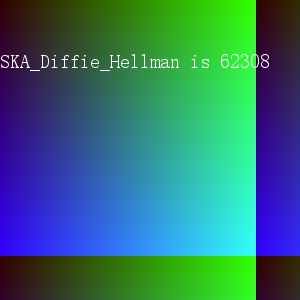
#> input picture keyprint.jpg, 300 x 300 px, found by its file name
$ python embed.py
#> lines starting #> are read from the running program, lines starting #| are printed output that depends on the picture; after the words box and inside, x2 and y2 are one past the last pixel; in counts of white or black regions, pixels touching at a corner belong together
import cv2 as cv
import numpy as np
import math


def findpoint(df, r):
    maxrow, maxcol = 8, 8
    # dire=-1向右上,dire=1向左下
    di = {-1: (-1, 1), 1: (1, -1)}
    xydict = {}
    while (r):
        x, y, dire = df[0], df[1], df[2]
        # 边界
        if x == -1:
            df = (0, y - 2, 1)
            continue
        if y == -1:
            df = (x - 2, 0, -1)
            continue
        if x == maxrow:
            df = (maxrow - 1, y + 2, -1)
            continue
        if y == maxcol:
            df = (x + 2, maxcol - 1, 1)
            continue
        r = r - 1
        xydict[r] = (x, y)
        dx, dy = x + di[dire][0], y + di[dire][1]
        df = (dx, dy, dire)
    return xydict


def fpg(bsrc):
    for i in range(bsrc.shape[0]):
        for j in range(bsrc.shape[1]):
            yield (i, j)
    while True:  # 让生成器不会报没东西返回的错
        yield (-1, -1)
    return


def embed(src_keyprint, src_host):
    # 正方形水印图片-密钥
#> called with src_keyprint = 'keyprint.jpg', src_host = 'title.png'
    src = cv.imread(src_keyprint)
#> src is the input picture: shape (300, 300, 3); mean B, G, R 113.4, 113, 51.6
    src = cv.bitwise_not(src)
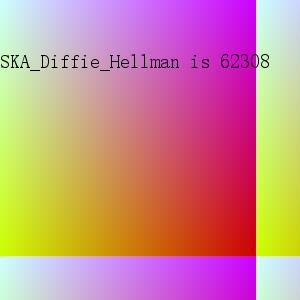
#> src: shape (300, 300, 3); mean B, G, R 141.6, 142, 203.4
    # 水印图片灰度图
    graysrc = cv.cvtColor(src, cv.COLOR_RGB2GRAY)
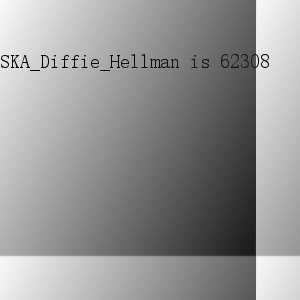
#> graysrc: shape (300, 300); min 0, max 249, mean 148.9
    # cv.imshow('graysrc',graysrc)
    # 中值滤波
    medianblurimg = cv.medianBlur(graysrc, 3)
    # cv.imshow('medianblurimg',medianblurimg)
    # 将灰度图通过一个阈值分割,进行二值化:
    # 小于70置为255白,大于70置为0黑
    ret, bsrc = cv.threshold(graysrc, 70, 255, 1)
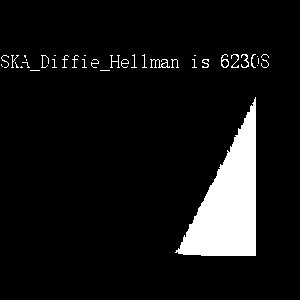
#> bsrc: shape (300, 300); 7.9% white; 37 white regions (18 under 20 px), largest, box (x1, y1, x2, y2) and area: (175, 97, 256, 256) 6419, (150, 59, 170, 68) 72, (221, 54, 229, 68) 45
    cv.imshow('source', bsrc)
    cv.imwrite('key.png', bsrc, [int(cv.IMWRITE_PNG_COMPRESSION), 100])

    # 宿主图片
    host = cv.imread(src_host)
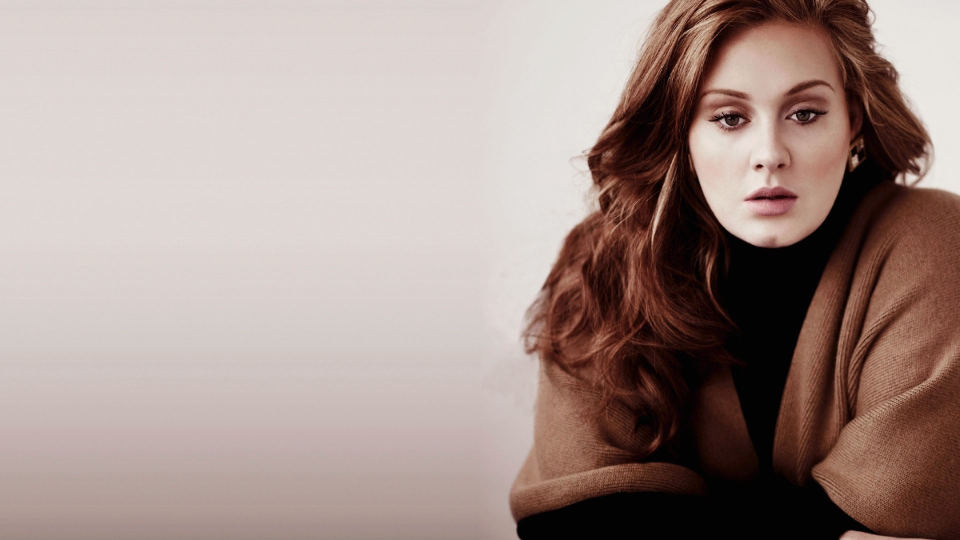
#> input picture title.png, 1920 x 1080 px, found by its file name (shown at 1/2 size)
#> host is the input picture: shape (1080, 1920, 3); mean B, G, R 140.1, 145.9, 164.7
    # 宿主图片YUV化
    hostyuv = cv.cvtColor(host, cv.COLOR_RGB2YUV)
#> hostyuv: shape (1080, 1920, 3); mean of channels 0, 1, 2 146.4, 136.9, 122.3
    # 转成float32是DCT必要条件
    hostf = hostyuv.astype('float32')
#> hostf: shape (1080, 1920, 3) float32; mean of channels 0, 1, 2 145.9, 135.4, 123.7

    # 嵌入过程
    # 目标完成图
    finishwm = hostf
    # 目标完成的8x8划分观察图
    # 发现如果wmblocks=hostf,那么修改wmblocks等于修改hostf,这说明这两是指针,这里指向图像的变量都是指针
    wmblocks = np.zeros([hostf.shape[0], hostf.shape[1], 3], np.float32)
    wmblocks[:, :, :] = hostf[:, :, :]
    # 8x8块作为单位而拼成的矩阵的行数,列数
    part8x8rownum = int(host.shape[0] / 8)
#> part8x8rownum = 135
    part8x8colnum = int(host.shape[1] / 8)
#> part8x8colnum = 240
    # 密钥像素点总数
    keynum = bsrc.shape[0] * bsrc.shape[1]
#> keynum = 90000
    # r是每个8x8块要存的密钥像素点数目
    # r = math.ceil(keynum/(part8x8rownum*part8x8colnum))
    r = math.ceil(keynum / (part8x8rownum * part8x8colnum))
#> r = 3
    # print("r=", r)
    # print("keynum=", keynum)
    # 在8x8块的单位格子,分别与其中心的对称的单位格子,成一对
    # 每一对的大小关系(前者比后者大,前者比后者小)用来记录要存的密钥像素点的黑与白
    # 从中间往右上方走格子,为产生格子对做准备
    xydict = findpoint((3, 4, -1), r)
#> xydict = {2: (3, 4), 1: (2, 5), 0: (1, 6)}
    # 密钥像素点生成器
    fpgij = fpg(bsrc)
    # 遍历8x8块
    count = 0
    flag = 0
    for parti in range(part8x8rownum):
        if flag:
            break
        for partj in range(part8x8colnum):
            if flag:
                break
            # 8x8块进行DCT
            part8x8 = cv.dct(hostf[8 * parti:8 * parti + 8, 8 * partj:8 * partj + 8, 0])
            # 不考虑不够8x8大小的块
            if (part8x8.shape[0] < 8) | (part8x8.shape[1] < 8):
                continue
            # 每个8x8dct块存r个密钥像素点
            for t in range(r):
                if flag:
                    break
                # 通过生成器得到此刻要存的密钥像素点
                i, j = next(fpgij)
                if i == -1 & j == -1:
                    flag = 1
                # 密钥像素点要用的格子坐标
                rx, ry = xydict[t]
                # 修改r1和r2的大小关系,来反映水印像素点黑白情况
                r1 = part8x8[rx, ry]
                r2 = part8x8[7 - rx, 7 - ry]  # r1的中心对称格子
                detat = abs(r1 - r2)
                p = float(detat + 0.1)  # 嵌入深度
                if bsrc[i, j] == 0:  # 0黑的,密钥主体,用r1>r2来记录
                    if r1 <= r2:  # 一定要让r1大于r2
                        part8x8[rx, ry] += p
                else:  # 255白的,用r1<r2来记录
                    if r1 >= r2:
                        part8x8[7 - rx, 7 - ry] += p
                if not flag:
                    count += 1
            # 存完r个密钥像素点后,对此8x8块进行逆DCT
            finishwm[8 * parti:8 * parti + 8, 8 * partj:8 * partj + 8, 0] = cv.idct(part8x8)
            wmblocks[8 * parti:8 * parti + 8, 8 * partj:8 * partj + 8, 0] = finishwm[8 * parti:8 * parti + 8,
                                                                            8 * partj:8 * partj + 8, 0]
            # &要用括号连接,给8x8划线
            if (wmblocks.shape[0] > 8 * parti + 7) & (wmblocks.shape[1] > 8 * partj + 7):
                wmblocks[8 * parti:8 * parti + 8, 8 * partj + 7, 0] = 100
                wmblocks[8 * parti + 7, 8 * partj:8 * partj + 8, 0] = 100
#> finishwm: shape (1080, 1920, 3) float32; mean of channels 0, 1, 2 145.8, 135.4, 123.7
#> wmblocks: shape (1080, 1920, 3) float32; mean of channels 0, 1, 2 134.6, 135.4, 123.7
#> after the loop, count = 90000
    wmrgb = cv.cvtColor(finishwm.astype('uint8'), cv.COLOR_YUV2RGB)
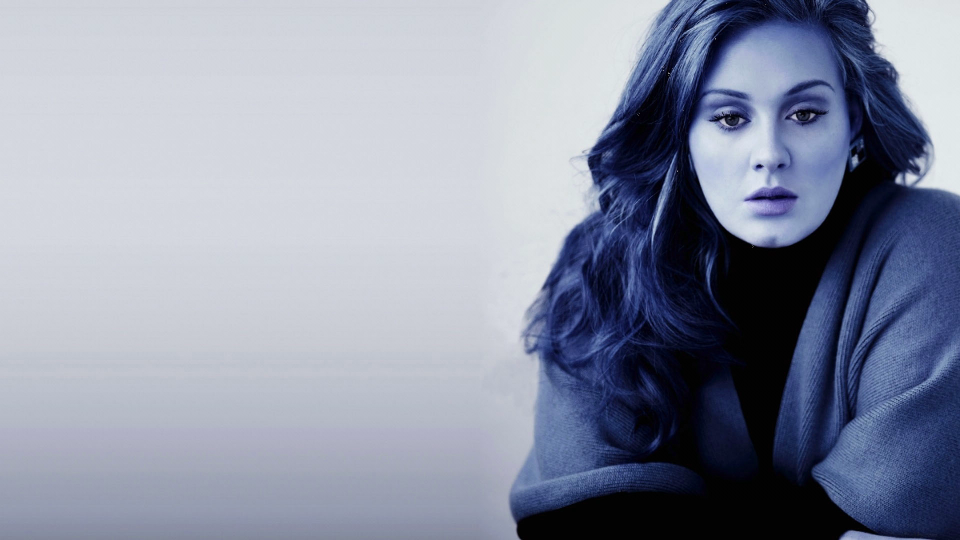
#> wmrgb: shape (1080, 1920, 3) (shown at 1/2 size); mean R, G, B 139.5, 145.6, 164
    # 划线图
    cv.imshow('wmblocks', cv.cvtColor(wmblocks.astype('uint8'), cv.COLOR_YUV2RGB))
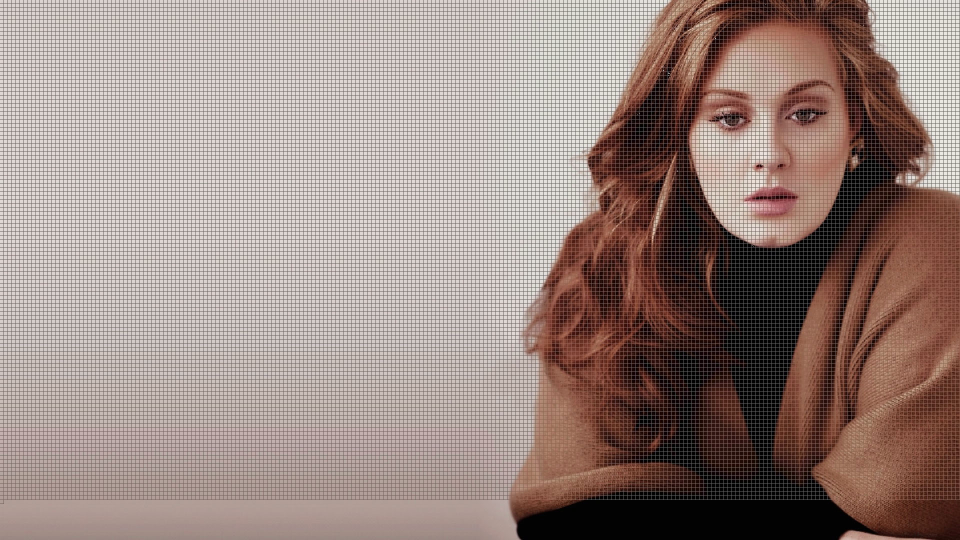
#> window 'wmblocks': shape (1080, 1920, 3) (shown at 1/2 size); mean B, G, R 128.6, 134.7, 153.1
    cv.waitKey(0)
    cv.destroyAllWindows()
    # 图像保存的质量,要为100,默认为95
    for x in range(1):
        name = "finishwm" + str(x)
        filename = name + ".png"
        cv.imwrite(filename, wmrgb, [int(cv.IMWRITE_PNG_COMPRESSION), 100 - x])
        img = cv.imread(filename)
        cv.namedWindow(name, 0)
        k = 480
        cv.resizeWindow(name, k, int(k * img.shape[0] / img.shape[1]))
        cv.imshow(name, img)
        cv.destroyAllWindows()

    # print("countembed=", count)


def gen_embedded_img(path_kerprint, path_host):
    embed(path_kerprint, path_host)
    cv.waitKey(0)
    cv.destroyAllWindows()


if __name__ == '__main__':
    gen_embedded_img('keyprint.jpg','title.png')
